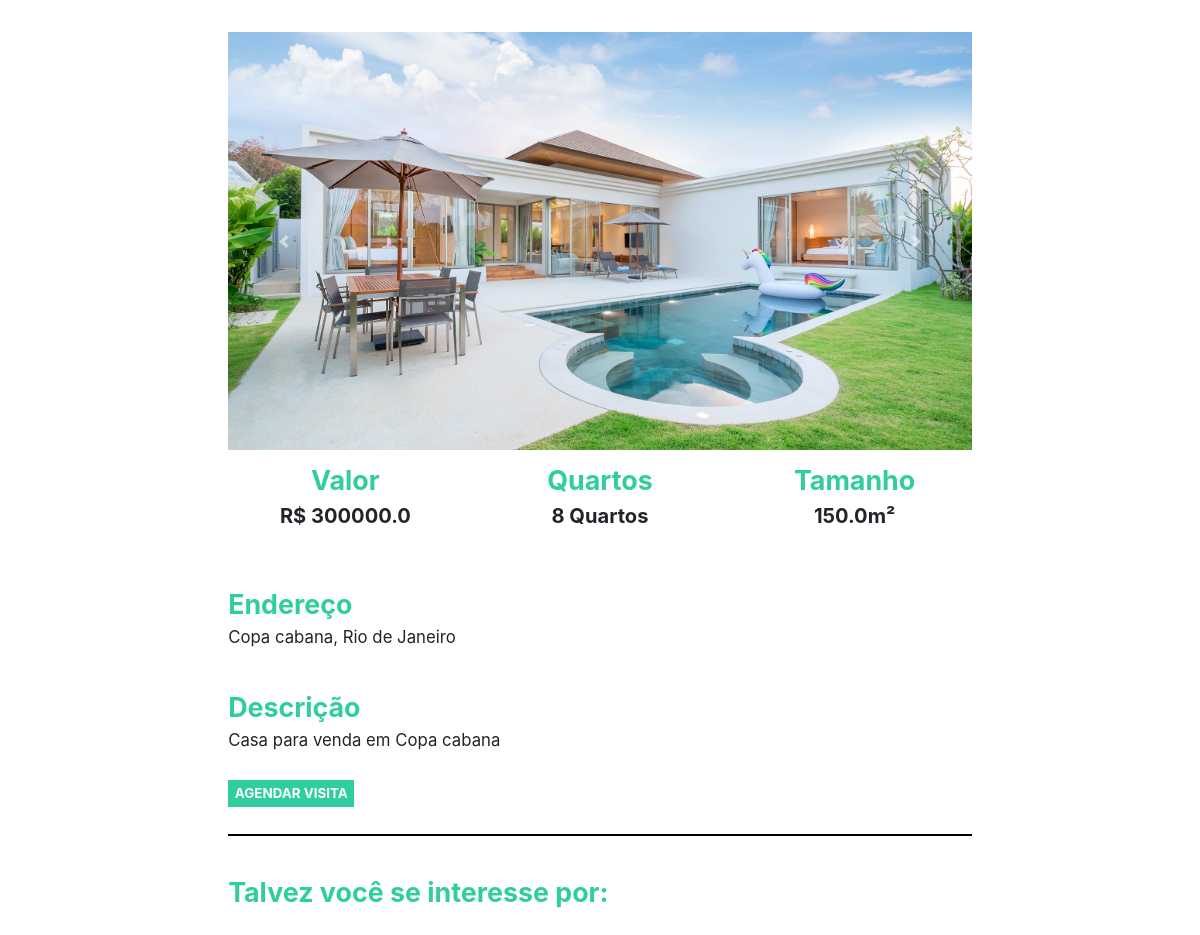
Page /imovel/2 on the committed database.
### plataforma/models.py (models this page shows, shortened)
class Imagem(models.Model):
    img = models.ImageField(upload_to='img')
    def __str__(self) -> str:
        return self.img.url

class Imovei(models.Model):
    choices = (('V', 'Venda'),
               ('A', 'Aluguel'))
    choices_imovel = (('A', 'Apartamento'),
                      ('C', 'Casa'))
    imagens = models.ManyToManyField(Imagem)
    valor = models.FloatField()
    quartos = models.IntegerField()
    tamanho = models.FloatField()
    cidade = models.ForeignKey(Cidade, on_delete=models.DO_NOTHING)
    rua = models.CharField(max_length=50)
    tipo = models.CharField(max_length=1, choices=choices)
    tipo_imovel = models.CharField(max_length=1, choices=choices_imovel)
    numero = models.IntegerField()
    descricao = models.TextField()
    dias_visita = models.ManyToManyField(DiasVisita)
    horarios = models.ManyToManyField(Horario)

class Cidade(models.Model):
    nome = models.CharField(max_length=30)
    def __str__(self) -> str:
        return self.nome

### plataforma/views.py (the view)
# urls.py: path('imovel/<str:id>', views.imovel, name="imovel"),
def imovel(request, id):
    imovel = get_object_or_404(Imovei, id=id)
    sugestoes = Imovei.objects.filter(cidade=imovel.cidade).exclude(id=id)[:2]
    return render(request, 'imovel.html', {'imovel': imovel, 'sugestoes': sugestoes, 'id': id})

### plataforma/models.py (called while the page is built)
    def __str__(self) -> str:
        return self.dia

    def __str__(self) -> str:
        return str(self.horario)

### plataforma/templates/imovel.html (shortened to what this page needs)
{% extends 'base.html' %}
{% load static %}
{% block 'head' %}
<link rel="stylesheet" href="{% static 'plataforma/css/home.css' %}">
{% endblock  %}
{% block 'body'  %}
    <div  style="text-align: center" class="container" >
        <br>
        <br>
        <div id="carouselExampleControls" class="carousel slide" data-ride="carousel">
            <div class="carousel-inner">
                {% for img in imovel.imagens.all  %}
                    <div  class="carousel-item {% if forloop.first %} active {% endif %}" >
                        <img class="d-block w-100" src="{{img}}" alt="First slide">
                    </div>
                {% endfor %}
            </div>
        <a class="carousel-control-prev" href="#carouselExampleControls" role="button" data-slide="prev">
            <span class="carousel-control-prev-icon" aria-hidden="true"></span>
        </a>
        <a class="carousel-control-next" href="#carouselExampleControls" role="button" data-slide="next">
            <span class="carousel-control-next-icon" aria-hidden="true"></span>
        </a>
    </div>
        <div class="row">
            <div class="col-md">
                <h3 class="titulo_especificacao">Valor</h3>
                <p class="especificacao">R$ {{imovel.valor}}</p>
            </div>
            <div class="col-md">
                <h3 class="titulo_especificacao">Quartos</h3>
                <p class="especificacao">{{imovel.quartos}} Quartos</p>
            </div>
            <div class="col-md">
                <h3 class="titulo_especificacao">Tamanho</h3>
                <p class="especificacao">{{imovel.tamanho}}m²</p>
            </div>
        </div>
        <br>
        <br>
        <div style="text-align: left">
            <h3 class="titulo_especificacao">Endereço</h3>
            <p class="especificacao_endereco">{{imovel.rua}}, {{imovel.cidade }}</p>
        </div>
        <br>
        <div style="text-align: left">
            <h3 class="titulo_especificacao">Descrição</h3>
            <p class="especificacao_endereco">{{imovel.descricao}}</p>
            <br>
            <button class="btn_agendar_visita" data-toggle="modal" data-target="#exampleModal">AGENDAR VISITA</button>
            <br>
            <br>
        </div>
        <hr style="border: 1px solid black">
        <br>
        <div class="div_possivel_interesse">
            <h3 class="titulo_especificacao">Talvez você se interesse por:</h3>
        </div>
    </div>
{% endblock  %}

### templates/static/plataforma/css/home.css (style rules this page uses)
html { zoom: 67% }
.titulo_especificacao { color: #30CD9E; font-weight: bold; margin-top: 20px; font-size: 40px; }
.especificacao { font-size: 30px; font-weight: bold; }
.especificacao_endereco { font-size: 25px; }
.btn_agendar_visita { border: none; background-color: #30CD9E; color: white; font-weight: bold; font-size: 20px; padding: 5px 10px 5px 10px; }
.div_possivel_interesse { text-align: left; }

### rows in the picture
Imagem: img (picture)
Imovei: valor "300000.0", quartos "8", tamanho "150.0", rua "Copa cabana", cidade "Rio de Janeiro", descricao "Casa para venda em Copa cabana"
